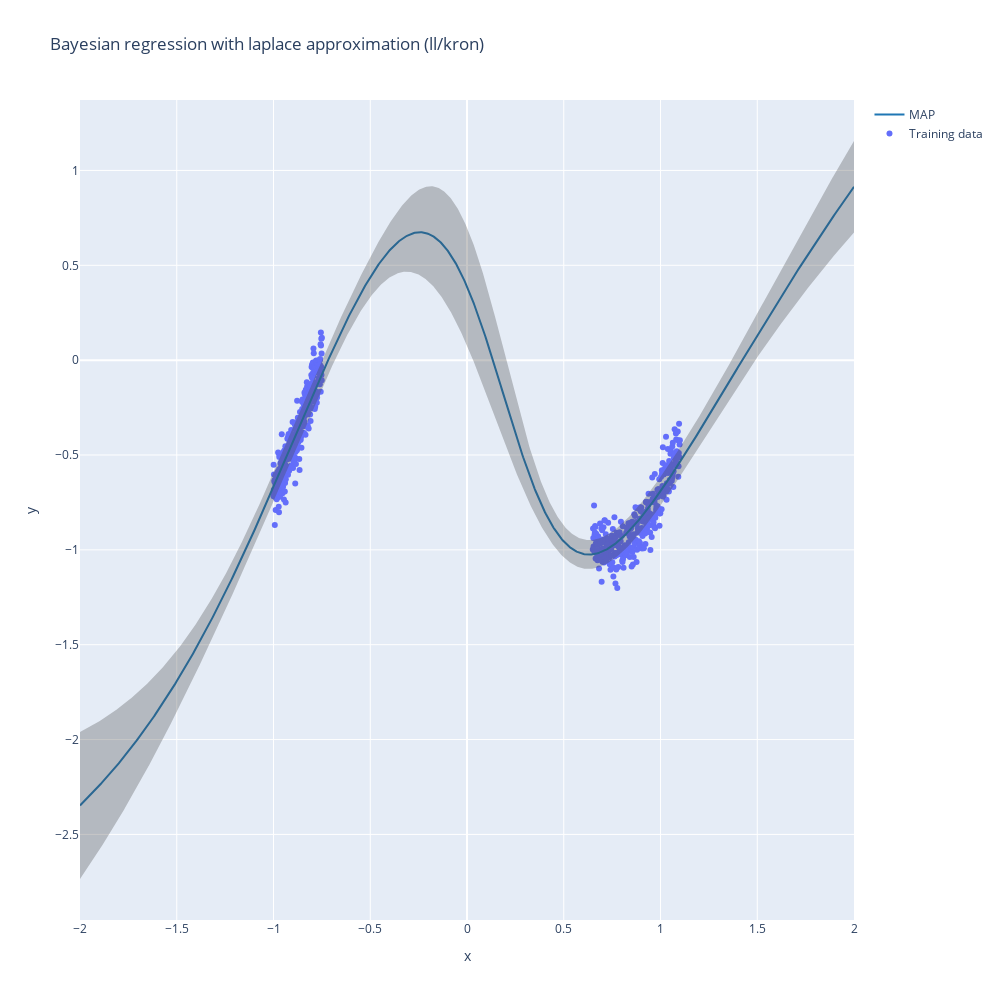

Source (notebook cell):
### Code cell
la = experiment_btwn.train_la(model=model, dataloader=experiment_btwn.train_dataloader, subset_of_weights="last_layer", hessian_structure="kron", sigma_noise=0.075)
experiment_la(la, X_tr=X_train, y_tr=y_train, X_te=X_test, title="Bayesian regression with laplace approximation (ll/kron)")

### Figure 1 — Plotly figure (JSON) as saved in the notebook; plotly's stock layout.template omitted (floating-point values rounded to 4 significant figures; data arrays with more than 128 entries replaced by an {"elided": "..."} marker saying what was removed)
{"data": [{"mode": "markers", "name": "Training data", "type": "scatter", "x": {"elided": "670 float values"}, "y": {"elided": "670 float values"}}, {"line": {"color": "rgb(31, 119, 180)"}, "mode": "lines", "name": "MAP", "type": "scatter", "x": {"elided": "1000 float values"}, "y": {"elided": "1000 float values"}}, {"line": {"width": 0}, "marker": {"color": "#444"}, "mode": "lines", "name": "Upper Bound", "showlegend": false, "type": "scatter", "x": {"elided": "1000 float values"}, "y": {"elided": "1000 float values"}}, {"fill": "tonexty", "fillcolor": "rgba(68, 68, 68, 0.3)", "line": {"width": 0}, "marker": {"color": "#444"}, "mode": "lines", "name": "Lower Bound", "showlegend": false, "type": "scatter", "x": {"elided": "1000 float values"}, "y": {"elided": "1000 float values"}}], "layout": {"autosize": false, "height": 1000, "hovermode": "x", "title": {"text": "Bayesian regression with laplace approximation (ll/kron)"}, "width": 1000, "xaxis": {"title": {"text": "x"}}, "yaxis": {"title": {"text": "y"}}}}
